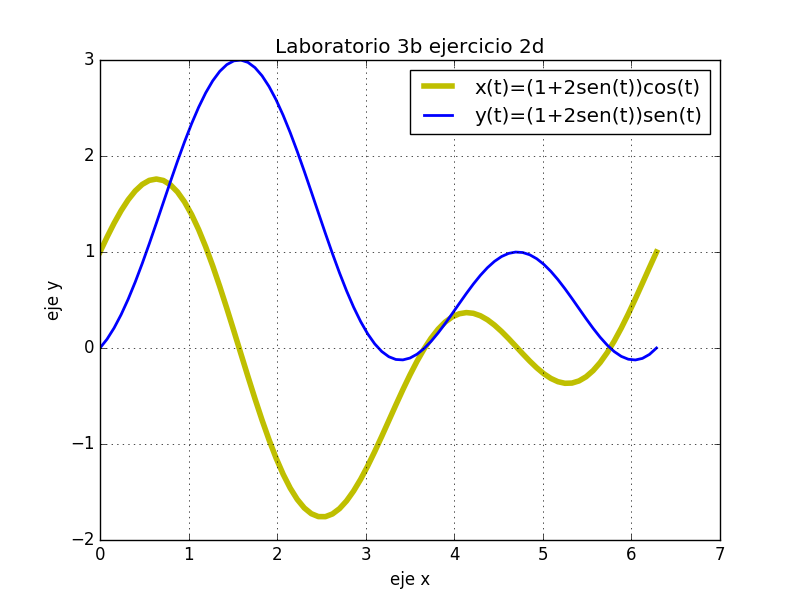

Write the Python code that produced this figure.
#Karla Ivonne Serrano Arevalo
#Ejerercicio 2.d
#Diciembre 2016

import matplotlib.pyplot as plt 
import numpy as np
import math

x=np.linspace(0,2*math.pi,80)
y=(1+2*np.sin(x))*np.cos(x)
z=(1+2*np.sin(x))*np.sin(x)
plt.plot(x,y,linewidth=4, color='y',label='x(t)=(1+2sen(t))cos(t)')
plt.plot(x,z,linewidth=2, color='b',label='y(t)=(1+2sen(t))sen(t)')
plt.legend()
plt.title('Laboratorio 3b ejercicio 2d')
plt.xlabel('eje x')
plt.ylabel('eje y')
plt.grid(True)
plt.show()
